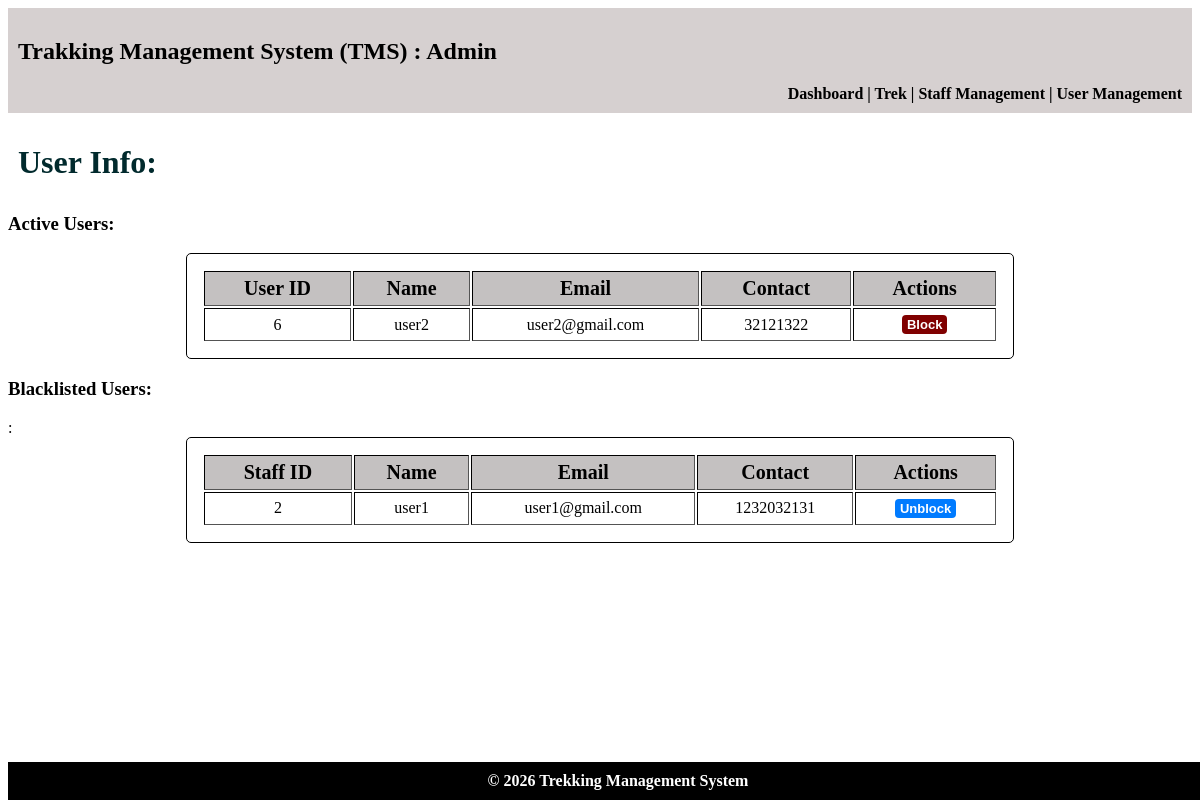
Page /admin/user on the committed database.
### models.py (models this page shows)
class Trekker_Profiles(db.Model):
    __tablename__ = "trekker_profiles"
    trekker_id = db.Column(db.Integer,db.ForeignKey("users.id"),primary_key=True)
    name = db.Column(db.String, nullable=False)
    phone = db.Column(db.String, nullable=False)
    address = db.Column(db.String, nullable=False)
    emergency_contact = db.Column(db.String, nullable=False)
    status = db.Column(db.Integer,nullable=False,default=0) # 0 = Registered, # 1 = Blacklisted
    bookings = db.relationship(
        "Bookings",
        cascade="all, delete",
        backref="trekker_profiles"
    )

class Users(db.Model):
    __tablename__ = "users"
    id = db.Column(db.Integer, primary_key=True)
    email = db.Column(db.String, unique=True, nullable=False)
    password = db.Column(db.String, nullable=False)
    role = db.Column(db.Integer, nullable=False, default=1) # 0 = Admin, 1 = Trekker, 2 = Staff
    trekker_profile = db.relationship(
        "Trekker_Profiles",
        cascade="all, delete",
        backref="users",
        uselist=False
    )
    staff_profile = db.relationship(
        "Staff_Profiles",
        cascade="all, delete",
        backref="users",
        uselist=False
    )

### controller.py (the view)
@app.route("/admin/user")
def admin_user():
    active_users = db.session.query(Trekker_Profiles).filter(Trekker_Profiles.status == 0).all()
    blacklisted_users = db.session.query(Trekker_Profiles).filter(Trekker_Profiles.status == 1).all()
    return render_template("admin_user.html",active_users=active_users,blacklisted_users=blacklisted_users)

### templates/admin_user.html (shortened to what this page needs)
<!DOCTYPE html>
<html lang="en">
<head>
    <link rel="stylesheet" href="/static/main.css">
</head>
<body>
    <header>
        <h2>Trakking Management System (TMS) : Admin</h2>
        <nav>
            <a href="{{ url_for('admin_dashboard') }}"> Dashboard </a>|
            <a href="{{ url_for('admin_treks') }}"> Trek </a>|
            <a href="{{ url_for('admin_staff') }}"> Staff Management </a>|
            <a href="{{ url_for('admin_user') }}"> User Management </a>
        </nav>
    </header>
    <main>
        <h1>User Info: </h1>
        <h3>Active Users:</h3>
            <table class="normal" border="1">
                <tr><th>User ID</th>     <th>Name</th>     <th>Email</th>   <th>Contact</th>  <th>Actions</th></tr>
                {% for user in active_users %}
                <tr><td>{{ user.trekker_id }}</td>          <td>{{ user.name }}</td>  <td>{{ user.users.email }}</td>      <td>{{ user.phone }}</td>
                    <td><a href="{{ url_for('block_user', user_id=user.trekker_id) }}" class="btn-link btn-danger">Block</a></td></tr>
                {% else %}
                <tr><td colspan="5">No active users.</td></tr>
                {% endfor %}
            </table>
        <h3>Blacklisted Users:</h3>:</h3>
            <table class="normal" border="1">
                <tr><th>Staff ID</th>     <th>Name</th>     <th>Email</th>   <th>Contact</th>  <th>Actions</th></tr>
                {% for user in blacklisted_users%}
                <tr><td>{{ user.trekker_id }}</td>          <td>{{ user.name }}</td>  <td>{{ user.users.email }}</td>      <td>{{ user.phone }}</td>
                <td><a href="{{ url_for('unblock_user', user_id=user.trekker_id) }}" class="btn-link">Unblock</a></td></tr>
                {% else %}
                <tr><td colspan="5">No Blacklisted User</td></tr>
                {% endfor %}
            </table>
    </main>
    <footer>© 2026 Trekking Management System</footer>
</body>
</html>

### static/main.css (style rules this page uses)
body { padding-bottom: 50px; }
footer { background:black; color:white; text-align:center; font-weight:bold; padding:10px; bottom: 0; position: fixed; width: 100%; }
header { background:rgb(214, 208, 208); text-align: justify; padding:10px; }
table th { background: rgb(196, 193, 193); font-size: 20px; padding: 5px; }
.normal { text-align: center; padding: 15px; margin:auto; width:70%; border: 1px solid black; border-radius: 5px; }
nav { text-align: right; font-weight: bold; }
nav a { color: black; text-decoration: none; }
h1 { padding: 10px; color: rgb(1, 42, 45); }
.btn-link { display: inline-block; padding: 2px 5px; text-decoration: none; font-family: sans-serif; font-weight: bold; font-size: small; background-color: #007bff; color: #ffffff; border-radius: 4px; transition: background-color 0.2s ease; cursor: pointer; margin: 5px; }
.btn-danger { background-color: maroon; color: #ffffff; border-radius: 4px; }

### rows in the picture
Trekker_Profiles: trekker_id "6", name "user2", users.email "user2@gmail.com", phone "32121322"
Trekker_Profiles: trekker_id "2", name "user1", users.email "user1@gmail.com", phone "1232032131"
